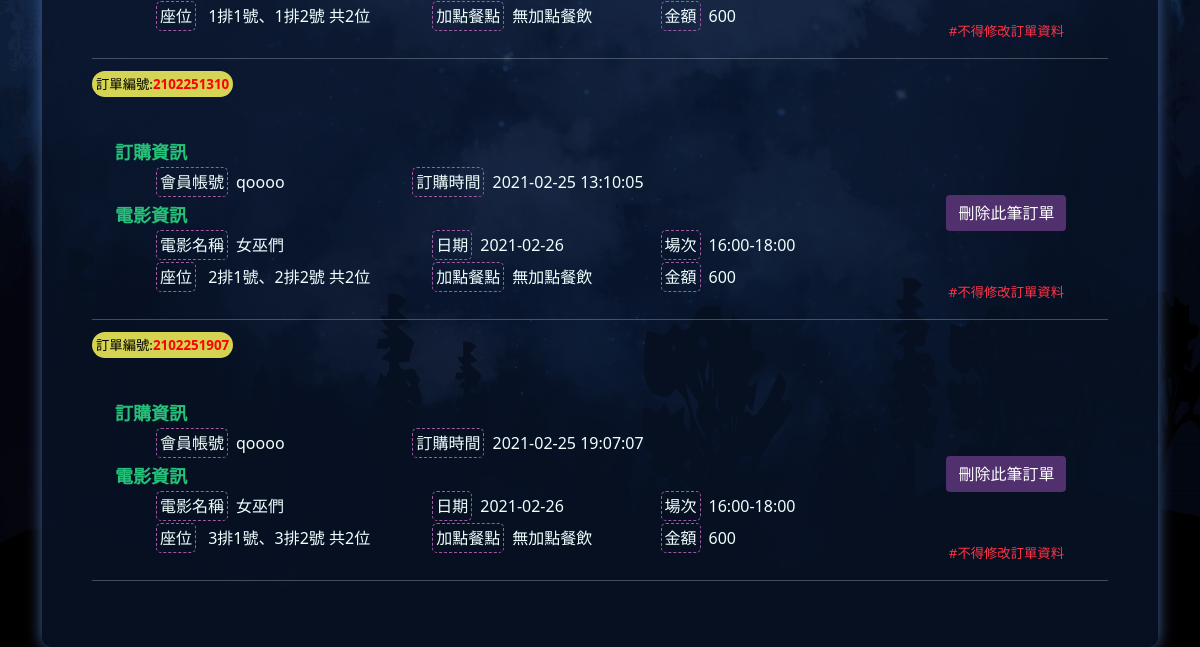
The app's page /backend.php?do=order (lower part), older data.
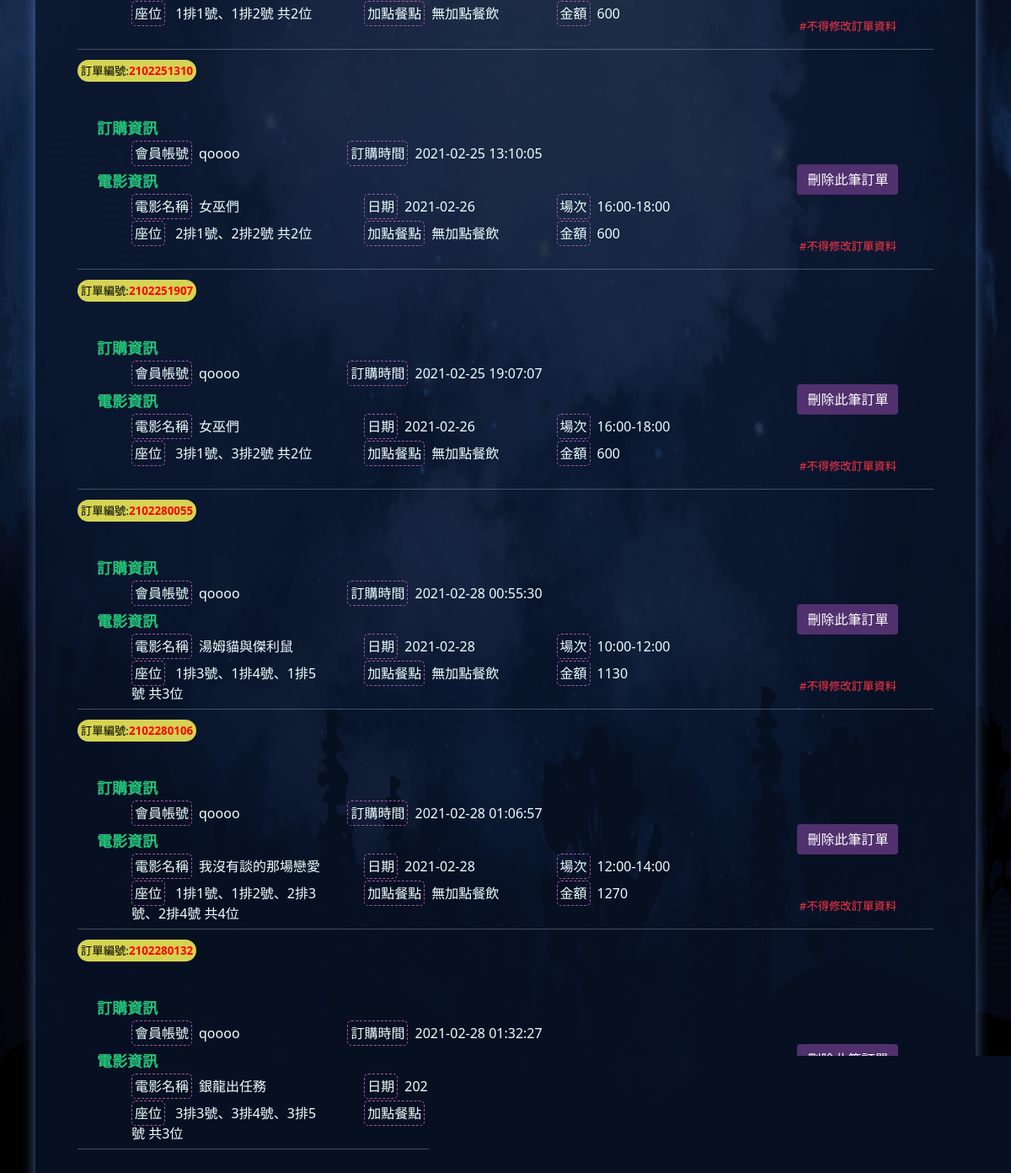
The same page, newer data.
### tables this page shows
CREATE TABLE `theater_order` (
  `id` int(11) UNSIGNED NOT NULL,
  `num` int(11) UNSIGNED NOT NULL,
  `mem` text NOT NULL,
  `movie` text NOT NULL,
  `moviedate` date NOT NULL,
  `session` text NOT NULL,
  `orderdate` date NOT NULL,
  `seat` text NOT NULL,
  `qt` int(2) UNSIGNED NOT NULL,
  `food` text NOT NULL,
  `money` int(11) UNSIGNED NOT NULL,
  `ordertime` time NOT NULL
);

CREATE TABLE `theater_mem` (
  `id` int(11) UNSIGNED NOT NULL,
  `acc` text NOT NULL,
  `pw` text NOT NULL,
  `name` text NOT NULL,
  `email` text NOT NULL,
  `tel` text NOT NULL,
  `heart` int(11) UNSIGNED NOT NULL DEFAULT 0,
  `status` int(1) UNSIGNED NOT NULL DEFAULT 1
);

### base.php (called while the page is built, shortened)
<?php
$sess=[
    1=>'10:00-12:00',
    2=>'12:00-14:00',
    3=>'14:00-16:00',
    4=>'16:00-18:00',
    5=>'18:00-20:00',
    6=>'20:00-22:00',
    7=>'22:00-24:00'
];
$Mem=new DB("theater_mem");
$Order=new DB("theater_order");
Class DB{
    private $dsn="mysql:host=localhost;charset=utf8;dbname=theater";
    private $pdo="";
    private $table="";
    function __construct($table){
        $this->table=$table;
        $this->pdo=new PDO($this->dsn,"root","");
    }
    function find($arr){
        $sql="select * from $this->table ";
        if(is_array($arr)){
            foreach($arr as $k=>$v){
                $tmp[]=sprintf("`%s`='%s'",$k,$v);
            }
            $sql.=" where ".implode(" && ",$tmp);
        }else{
            $sql.=" where `id`='$arr'";
        }
        return $this->pdo->query($sql)->fetch(PDO::FETCH_ASSOC);
    }
    function all(...$arr){
        $sql="select * from $this->table ";
        if(isset($arr[0])){
            if(is_array($arr[0])){
                foreach($arr[0] as $k=>$v){
                    $tmp[]=sprintf("`%s`='%s'",$k,$v);
                }
                $sql.=" where ".implode(" && ",$tmp);
            }else{
                $sql.=$arr[0];
            }
        }
        return $this->pdo->query($sql)->fetchAll();
    }
}

### back/order.php (the view, shortened to what this page needs)
<div id="bb">
<div id="orderblock">
<?php
$thismonth=date('Y-m');
$lastmonth=date('Y-m',strtotime("-1months",strtotime($thismonth)));
$themonthbeforelast=date('Y-m',strtotime("-2months",strtotime($thismonth)));
if(isset($_SESSION['ordertypeSQL'])){
    $allorders=$Order->all($_SESSION['ordertypeSQL']);
    unset($_SESSION['ordertypeSQL']);
}else{
    $allorders=$Order->all(" where `orderdate` like '{$thismonth}%' or `orderdate` like '{$lastmonth}%' or `orderdate` like '{$themonthbeforelast}%' order by `orderdate` and `ordertime`");
}
foreach($allorders as $k=>$o){
?>
<div class="mb-2" id="orderli">
    <span class="p-1">訂單編號:<b style="color:red"><?=$o['num']?></b></span>
</div>
<div style="height:180px;display:flex">
    <div class="p-3" style="width:80%;display:flex;flex-direction:column;">
        <div class="mb-1 ms-1">
            <span style="padding:3px;color:#25c179;font-weight:bolder;important;font-size:large;">訂購資訊</span>
        </div>
        <div style="width:100%;display:flex;" class="mb-2">
            <div class="ms-5" style="width:35%;">
                <span class="border me-2">會員帳號</span><?=$Mem->find($o['mem'])['acc']?>
            </div>
            <div style="width:65%">
                <span class="border me-2">訂購時間</span><?=$o['orderdate']?> <?=$o['ordertime']?>
            </div>
        </div>
        <div class="mb-1 ms-1">
            <span style="padding:3px;color:#25c179;font-weight:bolder;important;font-size:large;">電影資訊</span>
        </div>
        <div style="width:100%;display:flex;" class="mb-2">
            <div class="ms-5" style="width:33%;">
                <span class="border me-2">電影名稱</span><?=$o['movie']?>
            </div>
            <div class="ms-5" style="width:33%;">
                <span class="border me-2">日期</span><?=$o['moviedate']?>
            </div>
            <div style="width:33%">
                <span class="border me-2">場次</span><?=$sess[$o['session']]?>
            </div>
        </div>
        <div style="width:100%;display:flex;">
            <div class="ms-5" style="width:33%;">
                <span class="border me-2">座位</span>
                <?php
                    $tmp=[];
                    foreach(unserialize($o['seat']) as $k=>$s){
                        array_push($tmp,$seattable[$s]);
                    }
                    $seat=implode("、",$tmp);
                    echo $seat;
                    echo ' 共'.$o['qt'].'位';
                ?>
            </div>
            <div class="ms-5" style="width:33%;">
                <span class="border me-2">加點餐點</span><?=(isset($foods))?"{$foods}":"無加點餐飲"?>
            </div>
            <div style="width:33%">
                <span class="border me-2">金額</span><?=$o['money']?>
            </div>
        </div>
    </div>
    <div class="d-flex" style="width:20%;justify-content:center;align-items:center;height:100%;position:relative">
        <input type="button" class="btn btn-primary" value="刪除此筆訂單" onclick="del(<?= $o['id'] ?>,'<?= $o['num'] ?>')">
        <span class="littleTag">#不得修改訂單資料</span>
    </div>
</div>
<hr>
<?php
}?>
</div>
</div>

Row changes from the older to the newer data that the page shows:
added theater_order: num "2102280055", mem.acc "qoooo", orderdate "2021-02-28", ordertime "00:55:30", movie "湯姆貓與傑利鼠", moviedate "2021-02-28", session "10:00-12:00", seat "1排3號、1排4號、1排5號", qt "3", shows "無加點餐飲", money "1130"
added theater_order: num "2102280106", mem.acc "qoooo", orderdate "2021-02-28", ordertime "01:06:57", movie "我沒有談的那場戀愛", moviedate "2021-02-28", session "12:00-14:00", seat "1排1號、1排2號、2排3號、2排4號", qt "4", shows "無加點餐飲", money "1270"
added theater_order: num "2102280132", mem.acc "qoooo", orderdate "2021-02-28", ordertime "01:32:27", movie "銀龍出任務", moviedate "2021-02-28", seat "3排3號、3排4號、3排5號", qt "3"
